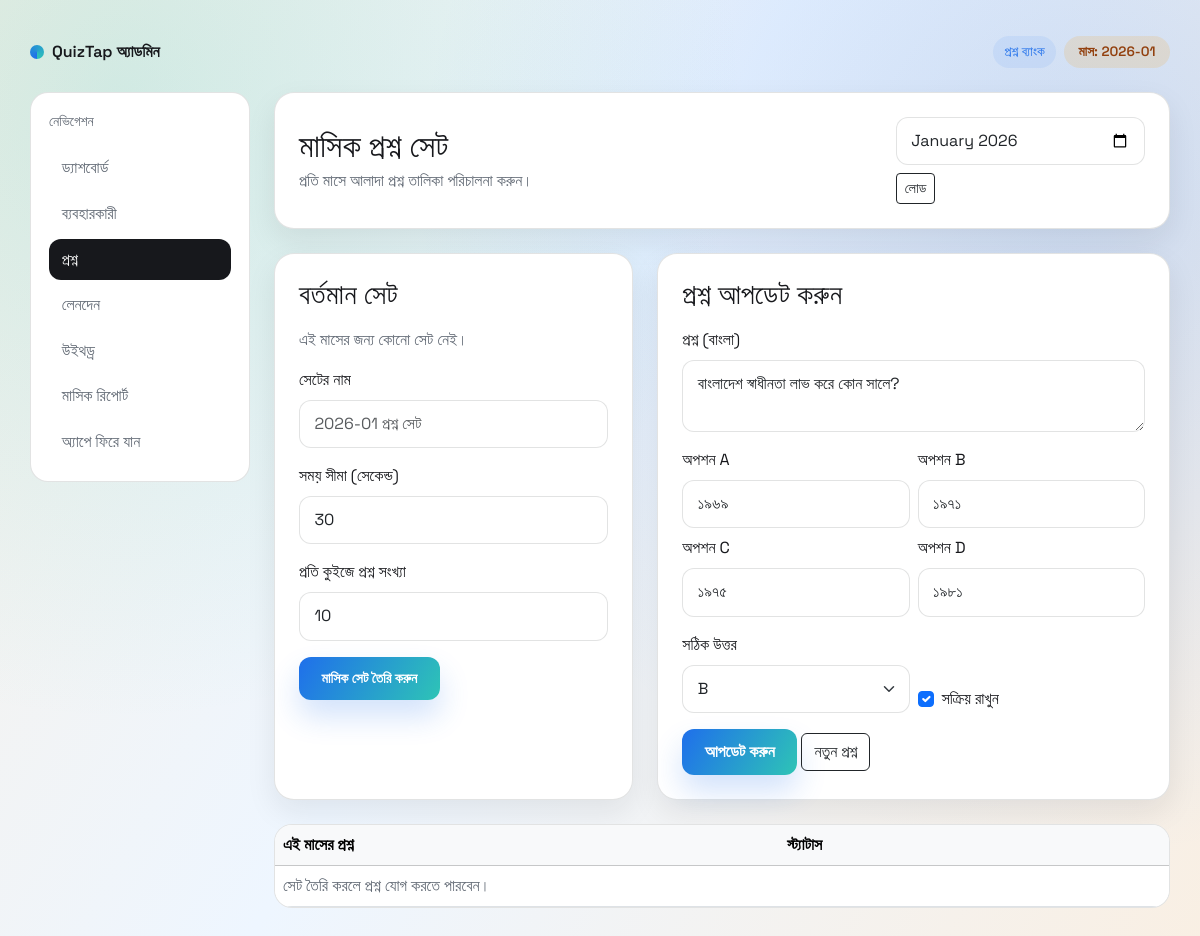
The app's page /admin/questions.php?edit=2 (signed in) with its own data.
### tables this page shows
CREATE TABLE quiz_questions (
  id INT AUTO_INCREMENT PRIMARY KEY,
  question_bn TEXT NOT NULL,
  option_a_bn TEXT NOT NULL,
  option_b_bn TEXT NOT NULL,
  option_c_bn TEXT NOT NULL,
  option_d_bn TEXT NOT NULL,
  correct_option ENUM('A','B','C','D') NOT NULL,
  is_active TINYINT(1) NOT NULL DEFAULT 1,
  created_at DATETIME NOT NULL
);

### config/helpers.php (called while the page is built, shortened)
<?php
function e($value): string
{
  return htmlspecialchars((string)$value, ENT_QUOTES, "UTF-8");
}
function current_month_year(): string
{
  return date("Y-m");
}

### admin/questions.php (the view, shortened to what this page needs)
<?php
$monthYear = $_GET["month"] ?? current_month_year();
function load_question(PDO $pdo, int $id): ?array
{
  $stmt = $pdo->prepare("SELECT * FROM quiz_questions WHERE id = ?");
  $stmt->execute([$id]);
  $row = $stmt->fetch();
  return $row ?: null;
}
$pdo = db();
$stmt = $pdo->prepare("SELECT * FROM quiz_question_sets WHERE month_year = ?");
$stmt->execute([$monthYear]);
$currentSet = $stmt->fetch();
$editId = (int)($_GET["edit"] ?? 0);
$editQuestion = $editId ? load_question($pdo, $editId) : null;
$monthQuestions = [];
require __DIR__ . "/../views/partials/admin-head.php";
require __DIR__ . "/../views/partials/admin-header.php";
?>
<div class="admin-shell">
  <?php require __DIR__ . "/../views/partials/admin-nav.php"; ?>
  <section>
    <div class="soft-card p-4 mb-4 reveal">
      <div class="d-flex flex-wrap justify-content-between align-items-center gap-3">
        <div>
          <h2 class="mb-1">মাসিক প্রশ্ন সেট</h2>
          <p class="text-muted mb-0">প্রতি মাসে আলাদা প্রশ্ন তালিকা পরিচালনা করুন।</p>
        </div>
        <form class="d-flex flex-wrap gap-2" method="get">
          <input type="month" class="form-control" name="month" value="<?php echo e($monthYear); ?>" />
          <button class="btn btn-outline-dark btn-sm" type="submit">লোড</button>
        </form>
      </div>
    </div>
    <div class="row g-4 mb-4">
      <div class="col-lg-5 reveal">
        <div class="soft-card p-4 h-100">
          <h3 class="mb-3">বর্তমান সেট</h3>
          <?php if ($currentSet) { ?>
            <div class="d-flex justify-content-between align-items-center mb-2">
              <span class="text-muted">সেট টাইটেল</span>
              <span class="fw-semibold"><?php echo e($currentSet["title"]); ?></span>
            </div>
            <div class="d-flex justify-content-between align-items-center mb-2">
              <span class="text-muted">প্রশ্ন সংখ্যা</span>
              <span class="fw-semibold"><?php echo e((int)$currentSet["questions_per_quiz"]); ?> টি</span>
            </div>
            <div class="d-flex justify-content-between align-items-center mb-2">
              <span class="text-muted">সময় সীমা</span>
              <span class="fw-semibold"><?php echo e((int)$currentSet["time_limit_seconds"]); ?> সেকেন্ড</span>
            </div>
            <div class="text-muted small">মাস: <?php echo e($monthYear); ?></div>
            <form class="mt-3" method="post">
              <input type="hidden" name="csrf_token" value="<?php echo e(csrf_token()); ?>" />
              <input type="hidden" name="action" value="update_set" />
              <input type="hidden" name="set_id" value="<?php echo e((int)$currentSet["id"]); ?>" />
              <div class="mb-3">
                <label class="form-label" for="title">সেটের নাম</label>
                <input type="text" class="form-control" id="title" name="title" value="<?php echo e($currentSet["title"]); ?>" />
              </div>
              <div class="mb-3">
                <label class="form-label" for="time_limit_seconds">সময় সীমা (সেকেন্ড)</label>
                <input
                  type="number"
                  class="form-control"
                  id="time_limit_seconds"
                  name="time_limit_seconds"
                  min="10"
                  value="<?php echo e((int)$currentSet["time_limit_seconds"]); ?>"
                />
              </div>
              <div class="mb-3">
                <label class="form-label" for="questions_per_quiz">প্রতি কুইজে প্রশ্ন সংখ্যা</label>
                <input
                  type="number"
                  class="form-control"
                  id="questions_per_quiz"
                  name="questions_per_quiz"
                  min="1"
                  value="<?php echo e((int)$currentSet["questions_per_quiz"]); ?>"
                />
              </div>
              <button class="btn btn-primary btn-sm" type="submit">আপডেট করুন</button>
            </form>
          <?php } else { ?>
            <div class="text-muted mb-3">এই মাসের জন্য কোনো সেট নেই।</div>
            <form method="post">
              <div class="mb-3">
                <label class="form-label" for="title">সেটের নাম</label>
                <input type="text" class="form-control" id="title" name="title" placeholder="<?php echo e($monthYear); ?> প্রশ্ন সেট" />
              </div>
              <div class="mb-3">
                <label class="form-label" for="time_limit_seconds">সময় সীমা (সেকেন্ড)</label>
                <input type="number" class="form-control" id="time_limit_seconds" name="time_limit_seconds" min="10" value="30" />
              </div>
              <div class="mb-3">
                <label class="form-label" for="questions_per_quiz">প্রতি কুইজে প্রশ্ন সংখ্যা</label>
                <input type="number" class="form-control" id="questions_per_quiz" name="questions_per_quiz" min="1" value="10" />
              </div>
              <button class="btn btn-primary btn-sm" type="submit">মাসিক সেট তৈরি করুন</button>
            </form>
          <?php } ?>
        </div>
      </div>
      <div class="col-lg-7 reveal delay-1">
        <div class="soft-card p-4 h-100">
          <h3 class="mb-3"><?php echo $editQuestion ? "প্রশ্ন আপডেট করুন" : "নতুন প্রশ্ন যোগ করুন"; ?></h3>
          <form method="post">
            <div class="mb-3">
              <label class="form-label" for="question_bn">প্রশ্ন (বাংলা)</label>
              <textarea class="form-control" id="question_bn" name="question_bn" rows="2"><?php echo e($editQuestion["question_bn"] ?? ""); ?></textarea>
            </div>
            <div class="row g-2">
              <div class="col-md-6">
                <label class="form-label" for="option_a_bn">অপশন A</label>
                <input class="form-control" id="option_a_bn" name="option_a_bn" value="<?php echo e($editQuestion["option_a_bn"] ?? ""); ?>" />
              </div>
              <div class="col-md-6">
                <label class="form-label" for="option_b_bn">অপশন B</label>
                <input class="form-control" id="option_b_bn" name="option_b_bn" value="<?php echo e($editQuestion["option_b_bn"] ?? ""); ?>" />
              </div>
              <div class="col-md-6">
                <label class="form-label" for="option_c_bn">অপশন C</label>
                <input class="form-control" id="option_c_bn" name="option_c_bn" value="<?php echo e($editQuestion["option_c_bn"] ?? ""); ?>" />
              </div>
              <div class="col-md-6">
                <label class="form-label" for="option_d_bn">অপশন D</label>
                <input class="form-control" id="option_d_bn" name="option_d_bn" value="<?php echo e($editQuestion["option_d_bn"] ?? ""); ?>" />
              </div>
            </div>
            <div class="row g-2 mt-2 align-items-end">
              <div class="col-md-6">
                <label class="form-label" for="correct_option">সঠিক উত্তর</label>
                <select class="form-select" id="correct_option" name="correct_option">
                  <?php foreach (["A", "B", "C", "D"] as $opt) { ?>
                    <option value="<?php echo e($opt); ?>" <?php echo ($editQuestion && $editQuestion["correct_option"] === $opt) ? "selected" : ""; ?>>
                      <?php echo e($opt); ?>
                    </option>
                  <?php } ?>
                </select>
              </div>
              <div class="col-md-6">
                <div class="form-check mt-4">
                  <input class="form-check-input" type="checkbox" id="is_active" name="is_active" <?php echo ($editQuestion ? (int)$editQuestion["is_active"] === 1 : true) ? "checked" : ""; ?> />
                  <label class="form-check-label" for="is_active">সক্রিয় রাখুন</label>
                </div>
              </div>
            </div>
            <button class="btn btn-primary mt-3" type="submit">
              <?php echo $editQuestion ? "আপডেট করুন" : "সংরক্ষণ করুন"; ?>
            </button>
            <?php if ($editQuestion) { ?>
              <a class="btn btn-outline-dark mt-3" href="/admin/questions.php?month=<?php echo e($monthYear); ?>">নতুন প্রশ্ন</a>
            <?php } ?>
          </form>
        </div>
      </div>
    </div>
    <div class="row g-4">
      <div class="col-lg-12 reveal">
        <div class="table-card">
          <table class="table align-middle">
            <thead class="table-light">
              <tr>
                <th>এই মাসের প্রশ্ন</th>
                <th>স্ট্যাটাস</th>
                <th></th>
              </tr>
            </thead>
            <tbody>
              <?php if (!$currentSet) { ?>
                <tr>
                  <td colspan="3" class="text-muted">সেট তৈরি করলে প্রশ্ন যোগ করতে পারবেন।</td>
                </tr>
              <?php } elseif (!$monthQuestions) { ?>
                <tr>
                  <td colspan="3" class="text-muted">এই মাসের সেটে এখনো প্রশ্ন নেই।</td>
                </tr>
              <?php } ?>
            </tbody>
          </table>
        </div>
      </div>
    </div>
  </section>
</div>
<?php require __DIR__ . "/../views/partials/admin-foot.php"; ?>

### assets/css/styles.css (style rules this page uses)
:root { --ink: #17181c; --muted: #5f6772; --brand: #1f6feb; --brand-2: #2ec4b6; --accent: #f59f0b; --surface: #ffffff; --surface-2: #f4f6fb; --border: rgba(23, 24, 28, 0.12); --shadow: 0 18px 45px rgba(22, 30, 58, 0.12); }
* { box-sizing: border-box; }
body { font-family: "Space Grotesk", "Helvetica Neue", sans-serif; color: var(--ink); background-image: radial-gradient(circle at 10% 10%, rgba(46, 196, 182, 0.18), transparent 45%), radial-gradient(circle at 90% 20%, rgba(31, 111, 235, 0.18), transparent 50%), linear-gradient(120deg, #f7f1e8 0%, #eef6ff 45%, #f9efe3 100%); min-height: 100vh; }
h1, h2, h3, .display-title { font-family: "Playfair Display", "Times New Roman", serif; letter-spacing: 0.2px; }
a { text-decoration: none; }
.soft-card { background: var(--surface); border-radius: 20px; border: 1px solid var(--border); box-shadow: 0 12px 30px rgba(23, 24, 28, 0.08); }
.btn-primary { background: linear-gradient(120deg, var(--brand), var(--brand-2)); border: none; padding: 0.7rem 1.4rem; font-weight: 600; border-radius: 12px; box-shadow: 0 16px 30px rgba(31, 111, 235, 0.2); }
.text-muted { color: var(--muted) !important; }
.form-control, .form-select { border-radius: 12px; border: 1px solid var(--border); padding: 0.7rem 0.9rem; }
.table-card { border-radius: 18px; border: 1px solid var(--border); background: #fff; overflow: hidden; }
.table-card .table { margin-bottom: 0; }
.admin-shell { display: grid; grid-template-columns: minmax(0, 220px) minmax(0, 1fr); gap: 24px; }
.reveal { opacity: 0; transform: translateY(16px); animation: rise 0.6s ease forwards; }
.delay-1 { animation-delay: 0.1s; }

### records on screen
quiz_questions: question_bn "বাংলাদেশ স্বাধীনতা লাভ করে কোন সালে?", option_a_bn "১৯৬৯", option_b_bn "১৯৭১", option_c_bn "১৯৭৫", option_d_bn "১৯৮১", is_active "☑"

### other values on screen
$pageTag "প্রশ্ন ব্যাংক"
$pageMeta "মাস: 2026-01"
$navItem[0] "ড্যাশবোর্ড"
$navItem[0] "ব্যবহারকারী"
$navItem[0] "প্রশ্ন"
$navItem[0] "লেনদেন"
$navItem[0] "উইথড্র"
$navItem[0] "মাসিক রিপোর্ট"
form field correct_option "B"
